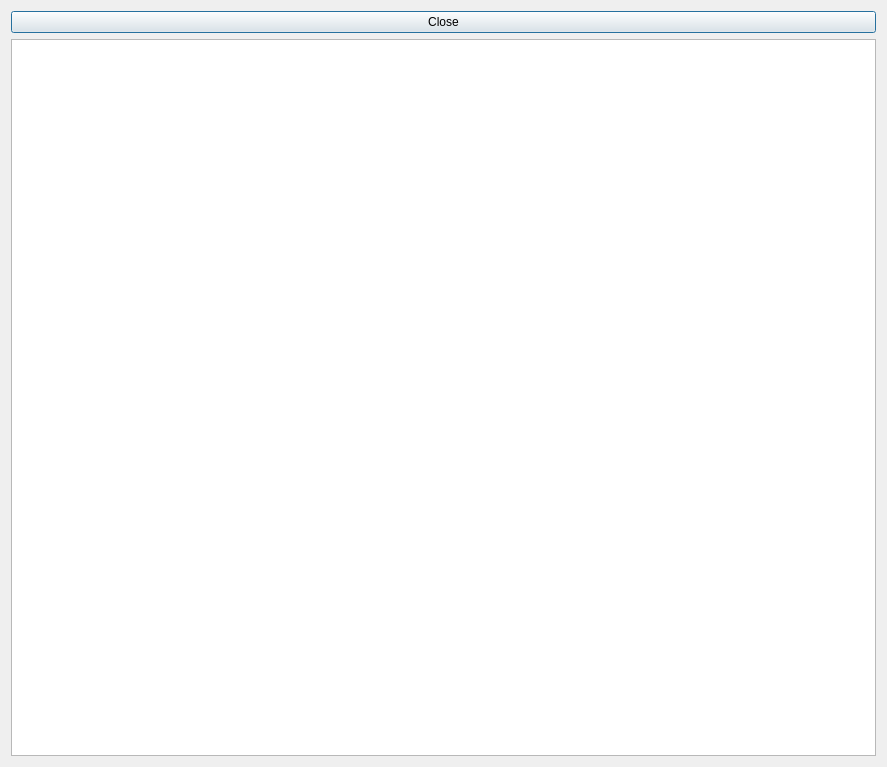
<?xml version="1.0" encoding="UTF-8"?>
<ui version="4.0">
 <class>PictureViewDialog</class>
 <widget class="QDialog" name="PictureViewDialog">
  <property name="geometry">
   <rect>
    <x>0</x>
    <y>0</y>
    <width>887</width>
    <height>767</height>
   </rect>
  </property>
  <property name="windowTitle">
   <string>Dialog</string>
  </property>
  <layout class="QVBoxLayout" name="verticalLayout">
   <item>
    <widget class="QPushButton" name="pushButton">
     <property name="text">
      <string>Close</string>
     </property>
    </widget>
   </item>
   <item>
    <widget class="QTextEdit" name="textEdit"/>
   </item>
  </layout>
 </widget>
 <resources/>
 <connections/>
</ui>
